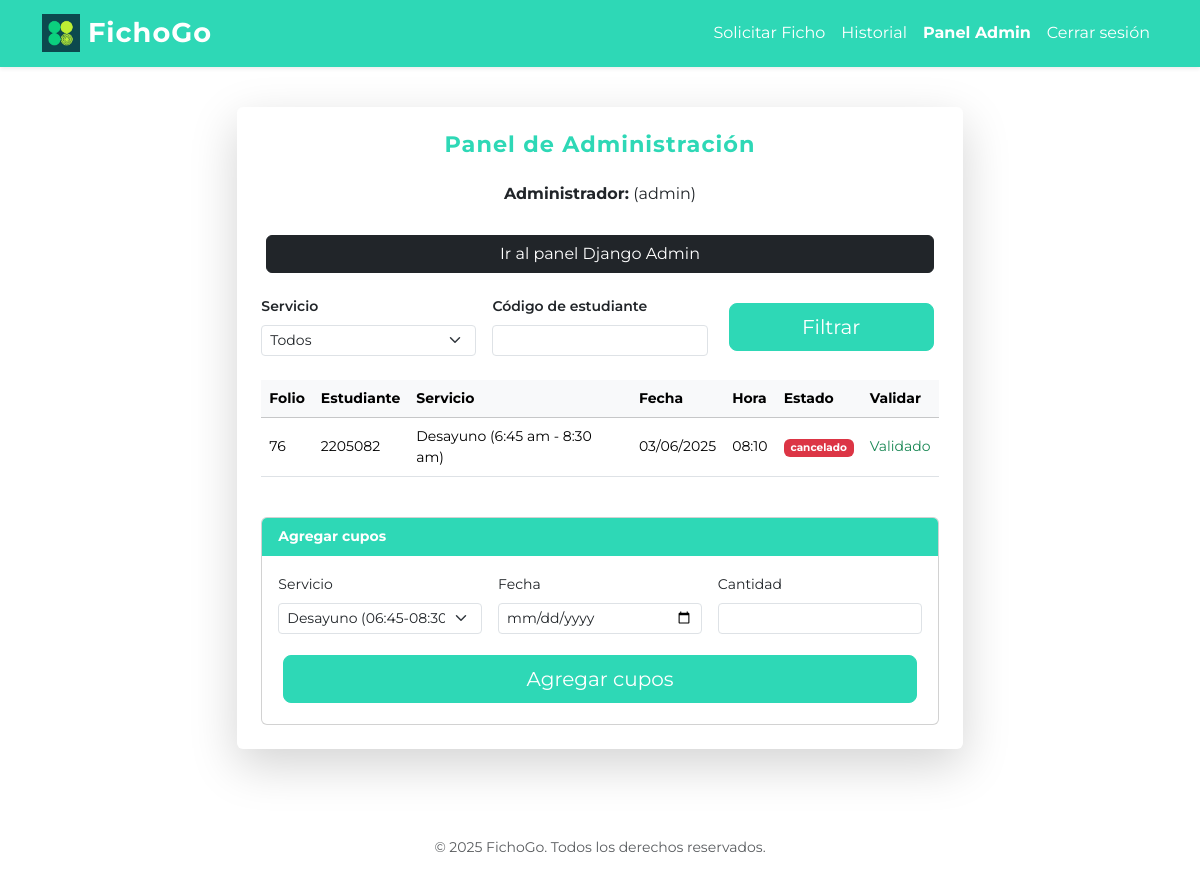
Page /panel-admin/ (signed in) on the committed database.
### core/models.py (models this page shows, shortened)
class Ficho(models.Model):
    usuario = models.ForeignKey(settings.AUTH_USER_MODEL, on_delete=models.CASCADE)
    cupo = models.ForeignKey(Cupo, on_delete=models.CASCADE)
    hora = models.TimeField()
    estado = models.CharField(max_length=20, choices=[('activo', 'Activo'), ('cancelado', 'Cancelado')], default='activo')
    fecha_creacion = models.DateTimeField(auto_now_add=True)
    codigo_qr = models.ImageField(upload_to='qr/', blank=True, null=True)
    hora_validacion = models.DateTimeField(null=True, blank=True)

class Cupo(models.Model):
    SERVICIOS = [
        ('desayuno', 'Desayuno (6:45 am - 8:30 am)'),
        ('almuerzo', 'Almuerzo (11:30 am - 1:30 pm)'),
        ('cena', 'Cena (5:30 pm - 7:30 pm)')
    ]
    nombre_servicio = models.CharField(max_length=100, choices=SERVICIOS, verbose_name='Servicio')
    cantidad_total = models.PositiveIntegerField()
    cantidad_disponible = models.PositiveIntegerField()
    fecha = models.DateField()

### core/views.py (the view, shortened to what this page needs)
# urls.py: path('panel-admin/', views.panel_admin, name='panel_admin'),
@staff_member_required
def panel_admin(request):
    from .models import Cupo  # Asegura que Cupo esté disponible siempre
    total_fichos = Ficho.objects.count()
    fichos_hoy = Ficho.objects.filter(cupo__fecha=timezone.now().date()).count()
    fichos_usados = Ficho.objects.filter(estado__in=['usado', 'validado']).count()
    fichos_cancelados = Ficho.objects.filter(estado='cancelado').count()
    fichos_activos = Ficho.objects.filter(estado='activo').count()
    servicio_filtro = request.GET.get('servicio')
    codigo_estudiante = request.GET.get('codigo_estudiante')
    fichos_filtrados = Ficho.objects.all().order_by('-fecha_creacion')
    if servicio_filtro in ['desayuno', 'almuerzo', 'cena']:
        fichos_filtrados = fichos_filtrados.filter(cupo__nombre_servicio=servicio_filtro)
    if codigo_estudiante:
        fichos_filtrados = fichos_filtrados.filter(usuario__username__icontains=codigo_estudiante)
    fichos_para_validar = Ficho.objects.filter(estado='activo').order_by('cupo__fecha', 'hora')
    cupos = Cupo.objects.all().order_by('-fecha')
    return render(request, 'core/panel_admin.html', {
        'total_fichos': total_fichos,
        'fichos_hoy': fichos_hoy,
        'fichos_usados': fichos_usados,
        'fichos_cancelados': fichos_cancelados,
        'fichos_activos': fichos_activos,
        'fichos_filtrados': fichos_filtrados,
        'cupos': cupos,
        'servicio_filtro': servicio_filtro,
        'codigo_estudiante': codigo_estudiante,
        'fichos_para_validar': fichos_para_validar
    })

### core/templates/core/panel_admin.html (shortened to what this page needs)
{% extends 'core/base.html' %}
{% block content %}
<div class="container py-3 px-1 px-sm-2">
    <div class="row justify-content-center">
        <div class="col-12 col-sm-11 col-md-10 col-lg-9 col-xl-8">
            <div class="card shadow-lg border-0 mb-4">
                <div class="card-body p-3 p-md-4">
                    <h2 class="card-title text-center mb-4 text-primary fw-bold" style="letter-spacing:1px; font-size:1.4rem;">Panel de Administración</h2>
                    <p class="text-center mb-4"><strong>Administrador:</strong> {{ request.user.first_name }} ({{ request.user.username }})</p>
                    <div class="d-grid gap-2 mb-3">
                        <a href="/admin/" target="_blank" class="btn btn-dark">Ir al panel Django Admin</a>
                    </div>
                    <form method="get" class="row g-2 g-md-3 mb-4 align-items-end">
                        <div class="col-12 col-md-4">
                            <label for="servicio" class="form-label fw-semibold small">Servicio</label>
                            <select name="servicio" id="servicio" class="form-select form-select-sm">
                                <option value="">Todos</option>
                            </select>
                        </div>
                        <div class="col-12 col-md-4">
                            <label for="codigo_estudiante" class="form-label fw-semibold small">Código de estudiante</label>
                            <input type="text" name="codigo_estudiante" id="codigo_estudiante" class="form-control form-control-sm" value="{{ filtro_codigo }}">
                        </div>
                        <div class="col-12 col-md-4 d-grid">
                            <button type="submit" class="btn btn-primary btn-lg">Filtrar</button>
                        </div>
                    </form>
                    <div class="table-responsive mb-4">
                        <table class="table table-hover align-middle small">
                            <thead class="table-light">
                                <tr>
                                    <th>Folio</th>
                                    <th>Estudiante</th>
                                    <th>Servicio</th>
                                    <th>Fecha</th>
                                    <th>Hora</th>
                                    <th>Estado</th>
                                    <th>Validar</th>
                                </tr>
                            </thead>
                            <tbody>
                                {% for ficho in fichos_filtrados %}
                                <tr>
                                    <td>{{ ficho.id }}</td>
                                    <td>{{ ficho.usuario.username }}</td>
                                    <td>{{ ficho.cupo.get_nombre_servicio_display }}</td>
                                    <td>{{ ficho.cupo.fecha|date:'d/m/Y' }}</td>
                                    <td>{{ ficho.hora }}</td>
                                    <td>
                                        {% if ficho.estado == 'activo' %}
                                            <span class="badge bg-info text-dark">{{ ficho.estado }}</span>
                                        {% elif ficho.estado == 'cancelado' %}
                                            <span class="badge bg-danger">{{ ficho.estado }}</span>
                                        {% elif ficho.estado == 'usado' or ficho.estado == 'validado' %}
                                            <span class="badge bg-secondary">{{ ficho.estado }}</span>
                                        {% else %}
                                            <span class="badge bg-light text-dark">{{ ficho.estado }}</span>
                                        {% endif %}
                                    </td>
                                    <td>
                                        {% if ficho.estado == 'activo' %}
                                        <form method="post" action="{% url 'validar_ficho' ficho.id %}" class="d-inline">
                                            {% csrf_token %}
                                            <button type="submit" class="btn btn-success btn-sm">Validar</button>
                                        </form>
                                        {% else %}
                                            <span class="text-success">Validado</span>
                                        {% endif %}
                                    </td>
                                </tr>
                                {% empty %}
                                <tr><td colspan="7" class="text-center">No hay fichos para mostrar.</td></tr>
                                {% endfor %}
                            </tbody>
                        </table>
                    </div>
                    <div class="card mt-4">
                        <div class="card-header bg-primary text-white fw-bold small">Agregar cupos</div>
                        <div class="card-body">
                            <form method="post" class="row g-2 g-md-3">
                                <div class="col-12 col-md-4">
                                    <label for="servicio_cupo" class="form-label small">Servicio</label>
                                    <select name="servicio_cupo" id="servicio_cupo" class="form-select form-select-sm" required>
                                        <option value="desayuno">Desayuno (06:45-08:30)</option>
                                    </select>
                                </div>
                                <div class="col-12 col-md-4">
                                    <label for="fecha_cupo" class="form-label small">Fecha</label>
                                    <input type="date" name="fecha_cupo" id="fecha_cupo" class="form-control form-control-sm" required>
                                </div>
                                <div class="col-12 col-md-4">
                                    <label for="cantidad_cupo" class="form-label small">Cantidad</label>
                                    <input type="number" name="cantidad_cupo" id="cantidad_cupo" class="form-control form-control-sm" min="1" required>
                                </div>
                                <div class="col-12 d-grid">
                                    <button type="submit" class="btn btn-primary btn-lg">Agregar cupos</button>
                                </div>
                            </form>
                        </div>
                    </div>
                </div>
            </div>
        </div>
    </div>
</div>
{% endblock %}

### core/templates/core/base.html (style rules this page uses)
body { font-family: 'Montserrat', sans-serif; }
.navbar, .bg-primary, .btn-primary { background-color: #2ed8b6 !important; border-color: #2ed8b6 !important; }
.navbar .navbar-brand, .navbar .nav-link, .btn-primary { color: #fff !important; }
.text-primary { color: #2ed8b6 !important; }
.btn { margin: 5px; }

### rows in the picture
Ficho: id "76", usuario.username "2205082", cupo.nombre_servicio "Desayuno (6:45 am - 8:30 am)", cupo.fecha "03/06/2025", hora "08:10", estado "cancelado", shows "Validado"

### other values in the picture
{{ request.user.username }} "admin"
